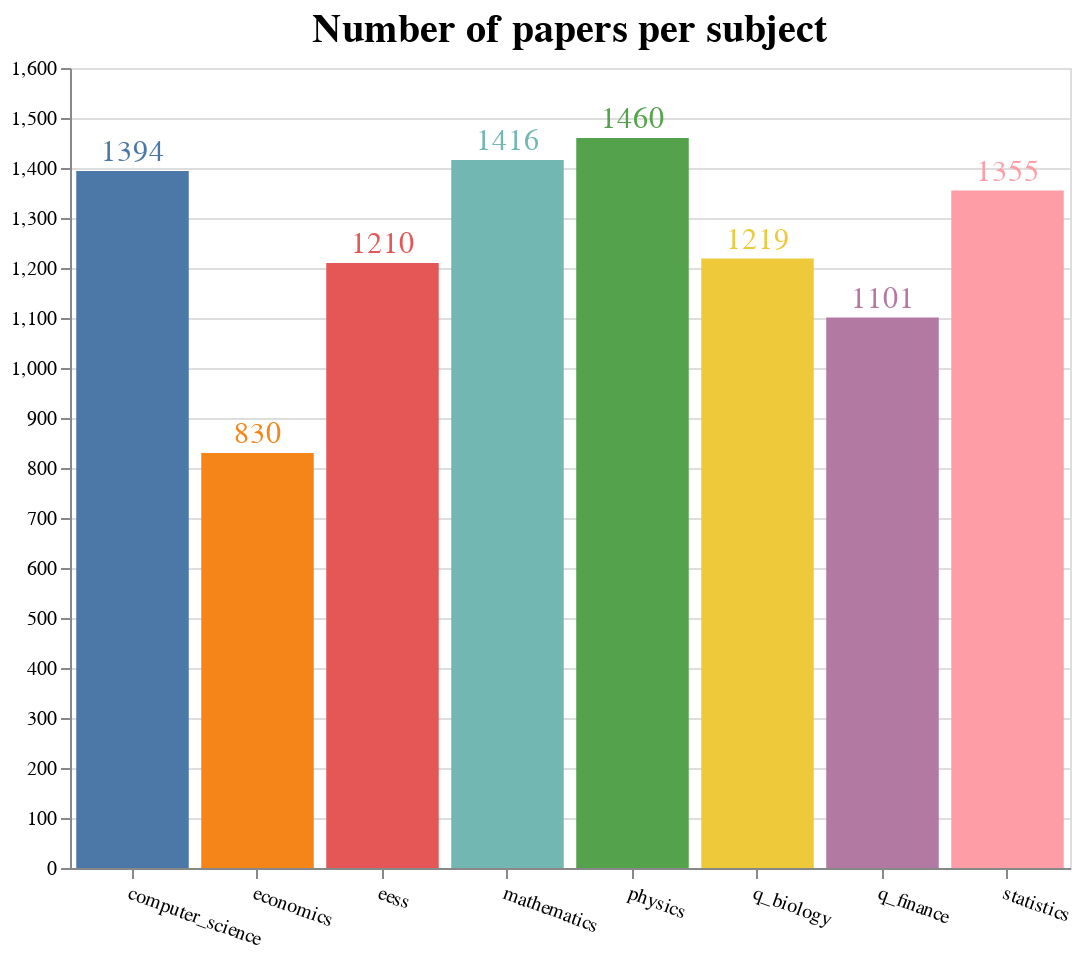

The code cell stored with this chart in its notebook:
### Markdown cell above
Graphs

### Code cell
subject_index = df_train['subject'].unique()
value_counts = df_train['subject'].value_counts().reindex(index = subject_index)

source = pd.DataFrame({
    'subject_index': subject_index,
    'value_counts': value_counts
})

bar_plot = alt.Chart(source).mark_bar().encode(
    alt.X('subject_index', title = None, axis = alt.AxisConfig(labelAngle = 20)),
    alt.Y('value_counts', title = None, axis = alt.Axis( values = [*range(0,2000, 100)])),
    alt.Color('subject_index', title = 'Subjects', legend = None),
)

text = bar_plot.mark_text(dy = -10, fontSize = 15).encode(
    text = alt.Text('value_counts'),
)

final_bar = (bar_plot + text).properties(
    width = 500,
    height = 400,
    title = 'Number of papers per subject'
).configure_title(
    fontSize=20
)
final_bar

### Figure 1 — Vega-Lite specification as saved in the notebook (floating-point values rounded to 4 significant figures)
{"config": {"view": {"continuousWidth": 400, "continuousHeight": 300}, "title": {"fontSize": 20}}, "layer": [{"mark": "bar", "encoding": {"color": {"field": "subject_index", "legend": null, "title": "Subjects", "type": "nominal"}, "x": {"axis": {"labelAngle": 20}, "field": "subject_index", "title": null, "type": "nominal"}, "y": {"axis": {"values": [0, 100, 200, 300, 400, 500, 600, 700, 800, 900, 1000, 1100, 1200, 1300, 1400, 1500, 1600, 1700, 1800, 1900]}, "field": "value_counts", "title": null, "type": "quantitative"}}}, {"mark": {"type": "text", "dy": -10, "fontSize": 15}, "encoding": {"color": {"field": "subject_index", "legend": null, "title": "Subjects", "type": "nominal"}, "text": {"field": "value_counts", "type": "quantitative"}, "x": {"axis": {"labelAngle": 20}, "field": "subject_index", "title": null, "type": "nominal"}, "y": {"axis": {"values": [0, 100, 200, 300, 400, 500, 600, 700, 800, 900, 1000, 1100, 1200, 1300, 1400, 1500, 1600, 1700, 1800, 1900]}, "field": "value_counts", "title": null, "type": "quantitative"}}}], "data": {"name": "data-4762cfb3f1657fc1035b5f815129c63c"}, "height": 400, "title": "Number of papers per subject", "width": 500, "$schema": "https://vega.github.io/schema/vega-lite/v4.17.0.json", "datasets": {"data-4762cfb3f1657fc1035b5f815129c63c": [{"subject_index": "eess", "value_counts": 1210}, {"subject_index": "mathematics", "value_counts": 1416}, {"subject_index": "statistics", "value_counts": 1355}, {"subject_index": "physics", "value_counts": 1460}, {"subject_index": "q_finance", "value_counts": 1101}, {"subject_index": "q_biology", "value_counts": 1219}, {"subject_index": "computer_science", "value_counts": 1394}, {"subject_index": "economics", "value_counts": 830}]}}
